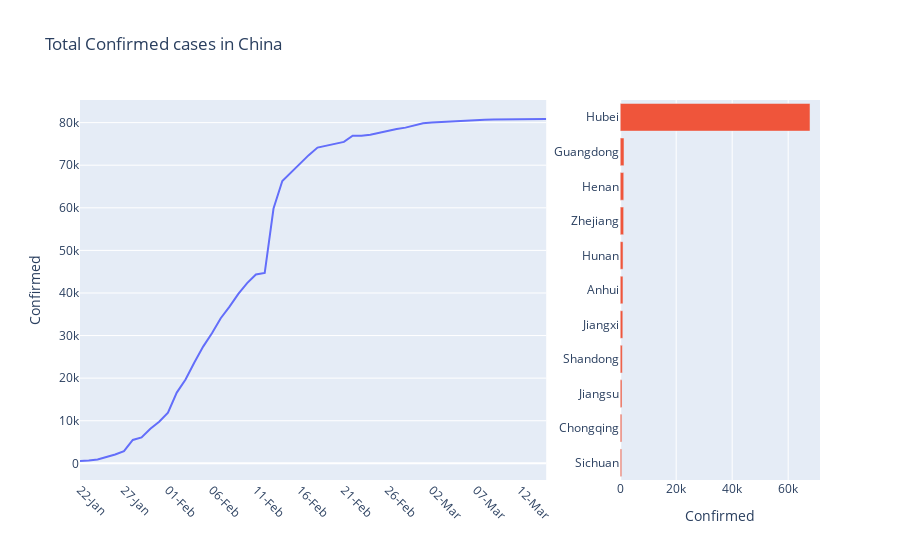

Notebook source saved alongside this figure:
### Markdown cell above
The province of **Hubei leads the most confirmed recorded cases in China**. Wuhan is the capital city of Hubei, and it was reported that the first cases of COVID-19 originated in the city of Wuhan. 

According to the chart, Hubei significantly leads the number of cases amongst other provinces in China. The second highest, Guangdon, is only 2% of recorded cases in Hubei. The exponential growth of confirmed recorded cases in **China had recorded 80,000 + confirmed cases in less than 30 days** - much of those cases came from Hubei.

### Code cell
plot_cumulative_state(observe_date,'province_state','confirmed')

### Figure 1 — Plotly figure (JSON) as saved in the notebook; plotly's stock layout.template omitted (floating-point values rounded to 4 significant figures)
{"data": [{"type": "scatter", "x": ["22-Jan", "23-Jan", "24-Jan", "25-Jan", "26-Jan", "27-Jan", "28-Jan", "29-Jan", "30-Jan", "31-Jan", "01-Feb", "02-Feb", "03-Feb", "04-Feb", "05-Feb", "06-Feb", "07-Feb", "08-Feb", "09-Feb", "10-Feb", "11-Feb", "12-Feb", "13-Feb", "14-Feb", "15-Feb", "16-Feb", "17-Feb", "18-Feb", "19-Feb", "20-Feb", "21-Feb", "22-Feb", "23-Feb", "24-Feb", "25-Feb", "26-Feb", "27-Feb", "28-Feb", "29-Feb", "01-Mar", "02-Mar", "03-Mar", "04-Mar", "05-Mar", "06-Mar", "07-Mar", "08-Mar", "09-Mar", "10-Mar", "11-Mar", "12-Mar", "13-Mar", "14-Mar", "15-Mar"], "xaxis": "x", "y": [547, 639, 916, 1399, 2062, 2863, 5494, 6070, 8124, 9783, 11871, 16607, 19693, 23680, 27409, 30553, 34075, 36778, 39790, 42306, 44327, 44699, 59832, 66292, 68347, 70446, 72364, 74139, 74546, 74999, 75472, 76922, 76938, 77152, 77660, 78065, 78498, 78824, 79251, 79826, 80026, 80151, 80271, 80422, 80573, 80652, 80699, 80735, 80757, 80785, 80793, 80801, 80827, 80848], "yaxis": "y"}, {"orientation": "h", "type": "bar", "x": [539, 576, 631, 760, 935, 990, 1018, 1231, 1273, 1360, 67794], "xaxis": "x2", "y": ["Sichuan", "Chongqing", "Jiangsu", "Shandong", "Jiangxi", "Anhui", "Hunan", "Zhejiang", "Henan", "Guangdong", "Hubei"], "yaxis": "y2"}], "layout": {"showlegend": false, "title": {"text": "Total Confirmed cases in China"}, "xaxis": {"anchor": "y", "domain": [0, 0.63], "showgrid": false, "tickangle": 45, "tickvals": ["22-Jan", "27-Jan", "01-Feb", "06-Feb", "11-Feb", "16-Feb", "21-Feb", "26-Feb", "02-Mar", "07-Mar", "12-Mar"]}, "xaxis2": {"anchor": "y2", "domain": [0.73, 1], "title": {"text": "Confirmed"}}, "yaxis": {"anchor": "x", "domain": [0, 1], "showgrid": true, "title": {"text": "Confirmed"}}, "yaxis2": {"anchor": "x2", "domain": [0, 1]}}}
